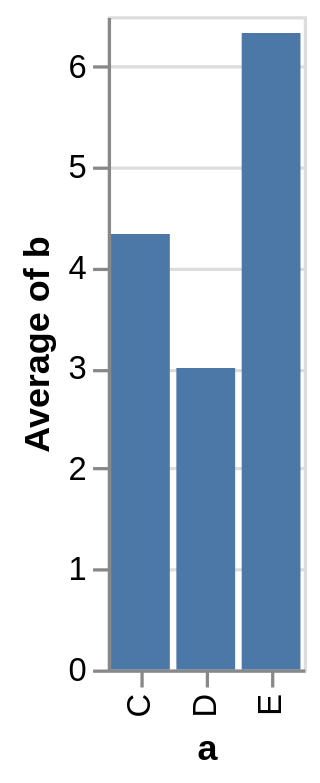

Write the Vega-Lite specification saved for this chart.
### Vega specification from a JSON file in a GitHub repository (floating-point values rounded to 4 significant figures)
{"$schema": "https://vega.github.io/schema/vega/v5.json", "background": "white", "padding": 5, "height": 200, "style": "cell", "data": [{"name": "source_0", "values": [{"a": "C", "b": 2}, {"a": "C", "b": 7}, {"a": "C", "b": 4}, {"a": "D", "b": 1}, {"a": "D", "b": 2}, {"a": "D", "b": 6}, {"a": "E", "b": 8}, {"a": "E", "b": 4}, {"a": "E", "b": 7}]}, {"name": "data_0", "source": "source_0", "transform": [{"type": "aggregate", "groupby": ["a"], "ops": ["average"], "fields": ["b"], "as": ["average_b"]}, {"type": "filter", "expr": "isValid(datum[\"average_b\"]) && isFinite(+datum[\"average_b\"])"}]}], "signals": [{"name": "x_step", "value": 20}, {"name": "width", "update": "bandspace(domain('x').length, 0.1, 0.05) * x_step"}], "marks": [{"name": "marks", "type": "rect", "style": ["bar"], "from": {"data": "data_0"}, "encode": {"update": {"fill": {"value": "#4c78a8"}, "ariaRoleDescription": {"value": "bar"}, "description": {"signal": "\"a: \" + (isValid(datum[\"a\"]) ? datum[\"a\"] : \"\"+datum[\"a\"]) + \"; Average of b: \" + (format(datum[\"average_b\"], \"\"))"}, "x": {"scale": "x", "field": "a"}, "width": {"scale": "x", "band": 1}, "y": {"scale": "y", "field": "average_b"}, "y2": {"scale": "y", "value": 0}}}}], "scales": [{"name": "x", "type": "band", "domain": {"data": "data_0", "field": "a", "sort": true}, "range": {"step": {"signal": "x_step"}}, "paddingInner": 0.1, "paddingOuter": 0.05}, {"name": "y", "type": "linear", "domain": {"data": "data_0", "field": "average_b"}, "range": [{"signal": "height"}, 0], "nice": true, "zero": true}], "axes": [{"scale": "y", "orient": "left", "gridScale": "x", "grid": true, "tickCount": {"signal": "ceil(height/40)"}, "domain": false, "labels": false, "aria": false, "maxExtent": 0, "minExtent": 0, "ticks": false, "zindex": 0}, {"scale": "x", "orient": "bottom", "grid": false, "title": "a", "labelAlign": "right", "labelAngle": 270, "labelBaseline": "middle", "zindex": 0}, {"scale": "y", "orient": "left", "grid": false, "title": "Average of b", "labelOverlap": true, "tickCount": {"signal": "ceil(height/40)"}, "zindex": 0}]}
